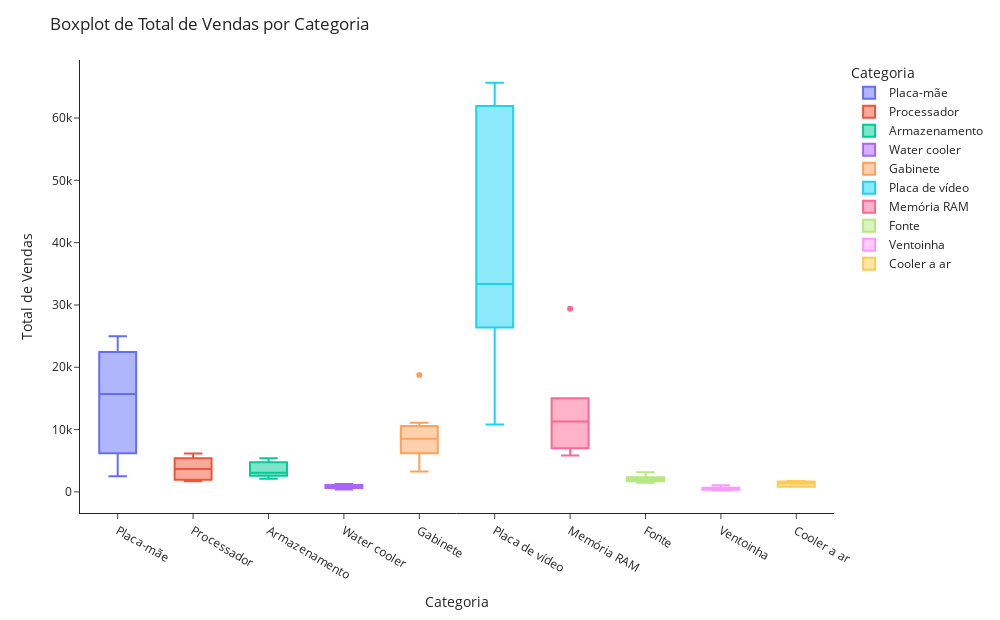

Source (notebook cell):
### Markdown cell above
- Variável total de vendas em relação aos produtos

### Code cell
# Boxplot da variável Total de Vendas por Categoria
multi_boxplot(dados,'Categoria','Total de Vendas')

### Figure 1 — Plotly figure (JSON) as saved in the notebook; plotly's stock layout.template omitted (floating-point values rounded to 4 significant figures)
{"data": [{"alignmentgroup": "True", "hovertemplate": "Categoria=%{x}<br>Total de Vendas=%{y}<extra></extra>", "legendgroup": "Placa-mãe", "marker": {"color": "#636efa"}, "name": "Placa-mãe", "notched": false, "offsetgroup": "Placa-mãe", "orientation": "v", "quartilemethod": "exclusive", "showlegend": true, "type": "box", "x": ["Placa-mãe", "Placa-mãe", "Placa-mãe", "Placa-mãe", "Placa-mãe", "Placa-mãe", "Placa-mãe", "Placa-mãe", "Placa-mãe", "Placa-mãe"], "x0": " ", "xaxis": "x", "y": [2527.0, 11510.0, 20590.0, 25000.0, 19950.0, 6047.0, 22560.0, 22460.0, 9427.0, 6216.0], "y0": " ", "yaxis": "y"}, {"alignmentgroup": "True", "hovertemplate": "Categoria=%{x}<br>Total de Vendas=%{y}<extra></extra>", "legendgroup": "Processador", "marker": {"color": "#EF553B"}, "name": "Processador", "notched": false, "offsetgroup": "Processador", "orientation": "v", "quartilemethod": "exclusive", "showlegend": true, "type": "box", "x": ["Processador", "Processador", "Processador", "Processador", "Processador", "Processador"], "x0": " ", "xaxis": "x", "y": [1939.0, 4971.0, 2421.0, 5395.0, 1708.0, 6163.0], "y0": " ", "yaxis": "y"}, {"alignmentgroup": "True", "hovertemplate": "Categoria=%{x}<br>Total de Vendas=%{y}<extra></extra>", "legendgroup": "Armazenamento", "marker": {"color": "#00cc96"}, "name": "Armazenamento", "notched": false, "offsetgroup": "Armazenamento", "orientation": "v", "quartilemethod": "exclusive", "showlegend": true, "type": "box", "x": ["Armazenamento", "Armazenamento", "Armazenamento", "Armazenamento", "Armazenamento", "Armazenamento", "Armazenamento", "Armazenamento", "Armazenamento"], "x0": " ", "xaxis": "x", "y": [2223.0, 4849.0, 3076.0, 4647.0, 3010.0, 2930.0, 3570.0, 2097.0, 5391.0], "y0": " ", "yaxis": "y"}, {"alignmentgroup": "True", "hovertemplate": "Categoria=%{x}<br>Total de Vendas=%{y}<extra></extra>", "legendgroup": "Water cooler", "marker": {"color": "#ab63fa"}, "name": "Water cooler", "notched": false, "offsetgroup": "Water cooler", "orientation": "v", "quartilemethod": "exclusive", "showlegend": true, "type": "box", "x": ["Water cooler", "Water cooler", "Water cooler", "Water cooler", "Water cooler", "Water cooler", "Water cooler", "Water cooler", "Water cooler", "Water cooler", "Water cooler"], "x0": " ", "xaxis": "x", "y": [880.5, 696.2, 641.1, 1101.0, 713.4, 774.1, 1260.0, 1154.0, 385.6, 656.7, 537.5], "y0": " ", "yaxis": "y"}, {"alignmentgroup": "True", "hovertemplate": "Categoria=%{x}<br>Total de Vendas=%{y}<extra></extra>", "legendgroup": "Gabinete", "marker": {"color": "#FFA15A"}, "name": "Gabinete", "notched": false, "offsetgroup": "Gabinete", "orientation": "v", "quartilemethod": "exclusive", "showlegend": true, "type": "box", "x": ["Gabinete", "Gabinete", "Gabinete", "Gabinete", "Gabinete", "Gabinete", "Gabinete", "Gabinete"], "x0": " ", "xaxis": "x", "y": [9764.0, 7284.0, 3264.0, 5619.0, 11120.0, 18750.0, 10030.0, 6805.0], "y0": " ", "yaxis": "y"}, {"alignmentgroup": "True", "hovertemplate": "Categoria=%{x}<br>Total de Vendas=%{y}<extra></extra>", "legendgroup": "Placa de vídeo", "marker": {"color": "#19d3f3"}, "name": "Placa de vídeo", "notched": false, "offsetgroup": "Placa de vídeo", "orientation": "v", "quartilemethod": "exclusive", "showlegend": true, "type": "box", "x": ["Placa de vídeo", "Placa de vídeo", "Placa de vídeo", "Placa de vídeo", "Placa de vídeo", "Placa de vídeo", "Placa de vídeo"], "x0": " ", "xaxis": "x", "y": [10830.0, 54490.0, 33380.0, 26380.0, 28400.0, 65680.0, 61920.0], "y0": " ", "yaxis": "y"}, {"alignmentgroup": "True", "hovertemplate": "Categoria=%{x}<br>Total de Vendas=%{y}<extra></extra>", "legendgroup": "Memória RAM", "marker": {"color": "#FF6692"}, "name": "Memória RAM", "notched": false, "offsetgroup": "Memória RAM", "orientation": "v", "quartilemethod": "exclusive", "showlegend": true, "type": "box", "x": ["Memória RAM", "Memória RAM", "Memória RAM", "Memória RAM", "Memória RAM", "Memória RAM", "Memória RAM"], "x0": " ", "xaxis": "x", "y": [29410.0, 6994.0, 15010.0, 11310.0, 5845.0, 13620.0, 9600.0], "y0": " ", "yaxis": "y"}, {"alignmentgroup": "True", "hovertemplate": "Categoria=%{x}<br>Total de Vendas=%{y}<extra></extra>", "legendgroup": "Fonte", "marker": {"color": "#B6E880"}, "name": "Fonte", "notched": false, "offsetgroup": "Fonte", "orientation": "v", "quartilemethod": "exclusive", "showlegend": true, "type": "box", "x": ["Fonte", "Fonte", "Fonte", "Fonte", "Fonte", "Fonte", "Fonte"], "x0": " ", "xaxis": "x", "y": [2351.0, 1710.0, 1473.0, 3141.0, 1855.0, 2022.0, 2023.0], "y0": " ", "yaxis": "y"}, {"alignmentgroup": "True", "hovertemplate": "Categoria=%{x}<br>Total de Vendas=%{y}<extra></extra>", "legendgroup": "Ventoinha", "marker": {"color": "#FF97FF"}, "name": "Ventoinha", "notched": false, "offsetgroup": "Ventoinha", "orientation": "v", "quartilemethod": "exclusive", "showlegend": true, "type": "box", "x": ["Ventoinha", "Ventoinha", "Ventoinha", "Ventoinha", "Ventoinha", "Ventoinha", "Ventoinha", "Ventoinha"], "x0": " ", "xaxis": "x", "y": [635.0, 1075.0, 357.1, 376.1, 662.6, 250.6, 303.1, 459.6], "y0": " ", "yaxis": "y"}, {"alignmentgroup": "True", "hovertemplate": "Categoria=%{x}<br>Total de Vendas=%{y}<extra></extra>", "legendgroup": "Cooler a ar", "marker": {"color": "#FECB52"}, "name": "Cooler a ar", "notched": false, "offsetgroup": "Cooler a ar", "orientation": "v", "quartilemethod": "exclusive", "showlegend": true, "type": "box", "x": ["Cooler a ar", "Cooler a ar", "Cooler a ar", "Cooler a ar", "Cooler a ar", "Cooler a ar"], "x0": " ", "xaxis": "x", "y": [841.3, 1764.0, 1558.0, 1161.0, 1670.0, 827.5], "y0": " ", "yaxis": "y"}], "layout": {"boxmode": "overlay", "height": 620, "legend": {"title": {"text": "Categoria"}, "tracegroupgap": 0}, "margin": {"t": 60}, "title": {"text": "Boxplot de Total de Vendas por Categoria"}, "width": 1000, "xaxis": {"anchor": "y", "categoryarray": ["Placa-mãe", "Processador", "Armazenamento", "Water cooler", "Gabinete", "Placa de vídeo", "Memória RAM", "Fonte", "Ventoinha", "Cooler a ar"], "categoryorder": "array", "domain": [0, 1], "title": {"text": "Categoria"}}, "yaxis": {"anchor": "x", "domain": [0, 1], "title": {"text": "Total de Vendas"}}}}
